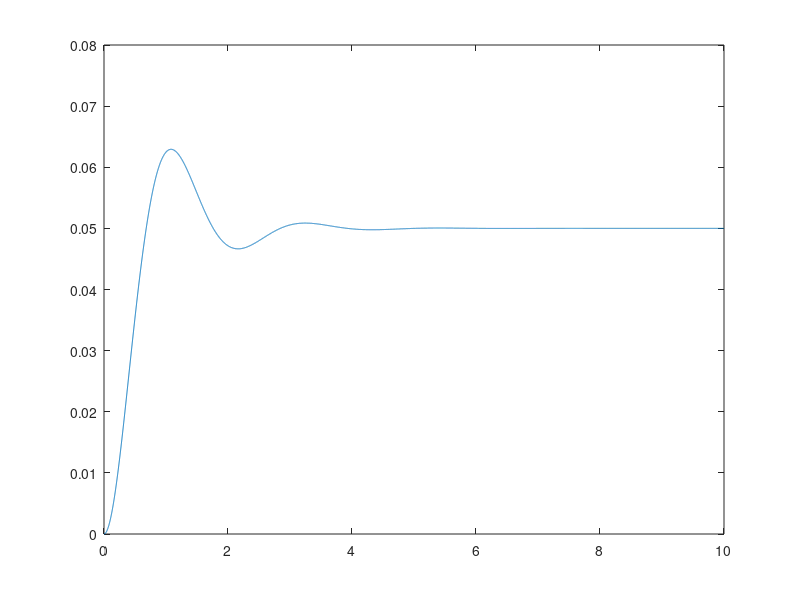

MATLAB code to generate this figure:
%% second order system
m = 2
k = 20
b = 5
s = tf('s', 0)
h = 1/m/(s^2 + b/m*s + k/m)
t = 0:0.001:10;
% % natural frequency and damping coefficient
% w_n = sqrt(k/m)
% z = b/(2*m*w_n)
y=step(h,t);
plot(t,y)
% settling time
setl=y>1.05*y(end) | y<0.95*y(end)
%% 
K=2.5;
s=tf('s');
auto=K/(s+10);
ac=9/(s*(s+1.4));
H=feedback(auto*ac,1);
t=0:0.01:30;
y=step(H,t);
idx = y > y(end)*1.01 | y < y(end)*0.99;
tx=t(idx);tx(end)+0.01
